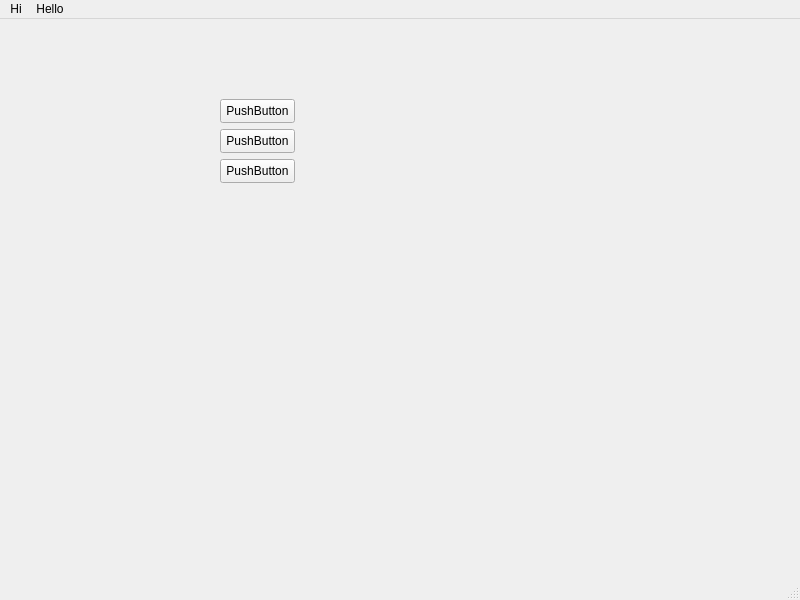
<?xml version="1.0" encoding="UTF-8"?>
<ui version="4.0">
 <class>MainWindow</class>
 <widget class="QMainWindow" name="MainWindow">
  <property name="geometry">
   <rect>
    <x>0</x>
    <y>0</y>
    <width>800</width>
    <height>600</height>
   </rect>
  </property>
  <property name="windowTitle">
   <string>MainWindow</string>
  </property>
  <widget class="QWidget" name="centralwidget">
   <widget class="QCustomPlot" name="widget" native="true">
    <property name="geometry">
     <rect>
      <x>310</x>
      <y>80</y>
      <width>331</width>
      <height>271</height>
     </rect>
    </property>
   </widget>
   <widget class="QPushButton" name="pushButton">
    <property name="geometry">
     <rect>
      <x>220</x>
      <y>80</y>
      <width>75</width>
      <height>24</height>
     </rect>
    </property>
    <property name="text">
     <string>PushButton</string>
    </property>
   </widget>
   <widget class="QPushButton" name="pushButton_2">
    <property name="geometry">
     <rect>
      <x>220</x>
      <y>110</y>
      <width>75</width>
      <height>24</height>
     </rect>
    </property>
    <property name="text">
     <string>PushButton</string>
    </property>
   </widget>
   <widget class="QPushButton" name="pushButton_3">
    <property name="geometry">
     <rect>
      <x>220</x>
      <y>140</y>
      <width>75</width>
      <height>24</height>
     </rect>
    </property>
    <property name="text">
     <string>PushButton</string>
    </property>
   </widget>
  </widget>
  <widget class="QMenuBar" name="menubar">
   <property name="geometry">
    <rect>
     <x>0</x>
     <y>0</y>
     <width>800</width>
     <height>22</height>
    </rect>
   </property>
   <widget class="QMenu" name="menuHi">
    <property name="title">
     <string>Hi</string>
    </property>
   </widget>
   <widget class="QMenu" name="menuHello">
    <property name="title">
     <string>Hello</string>
    </property>
   </widget>
   <addaction name="menuHi"/>
   <addaction name="menuHello"/>
  </widget>
  <widget class="QStatusBar" name="statusbar"/>
 </widget>
 <customwidgets>
  <customwidget>
   <class>QCustomPlot</class>
   <extends>QWidget</extends>
   <header location="global">qcustomplot.h</header>
   <container>1</container>
  </customwidget>
 </customwidgets>
 <resources/>
 <connections/>
</ui>
